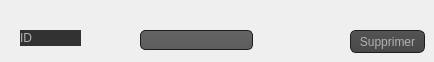
      <widget class="QWidget" name="tab_3">
       <attribute name="title">
        <string>Supprimer un reseau</string>
       </attribute>
       <widget class="QLineEdit" name="lineEdit_id_2">
        <property name="geometry">
         <rect>
          <x>140</x>
          <y>30</y>
          <width>113</width>
          <height>20</height>
         </rect>
        </property>
        <property name="styleSheet">
         <string notr="true">QToolTip
{
     border: 1px solid black;
     background-color: #ffa02f;
     padding: 1px;
     border-radius: 3px;
     opacity: 100;
}

QWidget
{
    color: #b1b1b1;
    background-color: #323232;
}

QWidget:item:hover
{
    background-color: QLinearGradient( x1: 0, y1: 0, x2: 0, y2: 1, stop: 0 #ffa02f, stop: 1 #ca0619);
    color: #000000;
}

QWidget:item:selected
{
    background-color: QLinearGradient( x1: 0, y1: 0, x2: 0, y2: 1, stop: 0 #ffa02f, stop: 1 #d7801a);
}

QMenuBar::item
{
    background: transparent;
}

QMenuBar::item:selected
{
    background: transparent;
    border: 1px solid #ffaa00;
}

QMenuBar::item:pressed
{
    background: #444;
    border: 1px solid #000;
    background-color: QLinearGradient(
        x1:0, y1:0,
        x2:0, y2:1,
        stop:1 #212121,
        stop:0.4 #343434/*,
        stop:0.2 #343434,
        stop:0.1 #ffaa00*/
    );
    margin-bottom:-1px;
    padding-bottom:1px;
}

QMenu
{
    border: 1px solid #000;
}

QMenu::item
{
    padding: 2px 20px 2px 20px;
}

QMenu::item:selected
{
    color: #000000;
}

QWidget:disabled
{
    color: #404040;
    background-color: #323232;
}

QAbstractItemView
{
    background-color: QLinearGradient( x1: 0, y1: 0, x2: 0, y2: 1, stop: 0 #4d4d4d, stop: 0.1 #646464, stop: 1 #5d5d5d);
}

QWidget:focus
{
    /*border: 2px solid QLinearGradient( x1: 0, y1: 0, x2: 0, y2: 1, stop: 0 #ffa02f, stop: 1 #d7801a);*/
}

QLineEdit
{
    background-color: QLinearGradient( x1: 0, y1: 0, x2: 0, y2: 1, stop: 0 #4d4d4d, stop: 0 #646464, stop: 1 #5d5d5d);
    padding: 1px;
    border-style: solid;
    border: 1px solid #1e1e1e;
    border-radius: 5;
}

QPushButton
{
    color: #b1b1b1;
    background-color: QLinearGradient( x1: 0, y1: 0, x2: 0, y2: 1, stop: 0 #565656, stop: 0.1 #525252, stop: 0.5 #4e4e4e, stop: 0.9 #4a4a4a, stop: 1 #464646);
    border-width: 1px;
    border-color: #1e1e1e;
    border-style: solid;
    border-radius: 6;
    padding: 3px;
    font-size: 12px;
    padding-left: 5px;
    padding-right: 5px;
}

QPushButton:pressed
{
    background-color: QLinearGradient( x1: 0, y1: 0, x2: 0, y2: 1, stop: 0 #2d2d2d, stop: 0.1 #2b2b2b, stop: 0.5 #292929, stop: 0.9 #282828, stop: 1 #252525);
}

QComboBox
{
    selection-background-color: #ffaa00;
    background-color: QLinearGradient( x1: 0, y1: 0, x2: 0, y2: 1, stop: 0 #565656, stop: 0.1 #525252, stop: 0.5 #4e4e4e, stop: 0.9 #4a4a4a, stop: 1 #464646);
    border-style: solid;
    border: 1px solid #1e1e1e;
    border-radius: 5;
}

QComboBox:hover,QPushButton:hover
{
    border: 2px solid QLinearGradient( x1: 0, y1: 0, x2: 0, y2: 1, stop: 0 #ffa02f, stop: 1 #d7801a);
}


QComboBox:on
{
    padding-top: 3px;
    padding-left: 4px;
    background-color: QLinearGradient( x1: 0, y1: 0, x2: 0, y2: 1, stop: 0 #2d2d2d, stop: 0.1 #2b2b2b, stop: 0.5 #292929, stop: 0.9 #282828, stop: 1 #252525);
    selection-background-color: #ffaa00;
}

QComboBox QAbstractItemView
{
    border: 2px solid darkgray;
    selection-background-color: QLinearGradient( x1: 0, y1: 0, x2: 0, y2: 1, stop: 0 #ffa02f, stop: 1 #d7801a);
}

QComboBox::drop-down
{
     subcontrol-origin: padding;
     subcontrol-position: top right;
     width: 15px;

     border-left-width: 0px;
     border-left-color: darkgray;
     border-left-style: solid; /* just a single line */
     border-top-right-radius: 3px; /* same radius as the QComboBox */
     border-bottom-right-radius: 3px;
 }

QComboBox::down-arrow
{
     image: url(:/down_arrow.png);
}

QGroupBox:focus
{
border: 2px solid QLinearGradient( x1: 0, y1: 0, x2: 0, y2: 1, stop: 0 #ffa02f, stop: 1 #d7801a);
}

QTextEdit:focus
{
    border: 2px solid QLinearGradient( x1: 0, y1: 0, x2: 0, y2: 1, stop: 0 #ffa02f, stop: 1 #d7801a);
}

QScrollBar:horizontal {
     border: 1px solid #222222;
     background: QLinearGradient( x1: 0, y1: 0, x2: 0, y2: 1, stop: 0.0 #121212, stop: 0.2 #282828, stop: 1 #484848);
     height: 7px;
     margin: 0px 16px 0 16px;
}

QScrollBar::handle:horizontal
{
      background: QLinearGradient( x1: 0, y1: 0, x2: 1, y2: 0, stop: 0 #ffa02f, stop: 0.5 #d7801a, stop: 1 #ffa02f);
      min-height: 20px;
      border-radius: 2px;
}

QScrollBar::add-line:horizontal {
      border: 1px solid #1b1b19;
      border-radius: 2px;
      background: QLinearGradient( x1: 0, y1: 0, x2: 1, y2: 0, stop: 0 #ffa02f, stop: 1 #d7801a);
      width: 14px;
      subcontrol-position: right;
      subcontrol-origin: margin;
}

QScrollBar::sub-line:horizontal {
      border: 1px solid #1b1b19;
      border-radius: 2px;
      background: QLinearGradient( x1: 0, y1: 0, x2: 1, y2: 0, stop: 0 #ffa02f, stop: 1 #d7801a);
      width: 14px;
     subcontrol-position: left;
     subcontrol-origin: margin;
}

QScrollBar::right-arrow:horizontal, QScrollBar::left-arrow:horizontal
{
      border: 1px solid black;
      width: 1px;
      height: 1px;
      background: white;
}

QScrollBar::add-page:horizontal, QScrollBar::sub-page:horizontal
{
      background: none;
}

QScrollBar:vertical
{
      background: QLinearGradient( x1: 0, y1: 0, x2: 1, y2: 0, stop: 0.0 #121212, stop: 0.2 #282828, stop: 1 #484848);
      width: 7px;
      margin: 16px 0 16px 0;
      border: 1px solid #222222;
}

QScrollBar::handle:vertical
{
      background: QLinearGradient( x1: 0, y1: 0, x2: 0, y2: 1, stop: 0 #ffa02f, stop: 0.5 #d7801a, stop: 1 #ffa02f);
      min-height: 20px;
      border-radius: 2px;
}

QScrollBar::add-line:vertical
{
      border: 1px solid #1b1b19;
      border-radius: 2px;
      background: QLinearGradient( x1: 0, y1: 0, x2: 0, y2: 1, stop: 0 #ffa02f, stop: 1 #d7801a);
      height: 14px;
      subcontrol-position: bottom;
      subcontrol-origin: margin;
}

QScrollBar::sub-line:vertical
{
      border: 1px solid #1b1b19;
      border-radius: 2px;
      background: QLinearGradient( x1: 0, y1: 0, x2: 0, y2: 1, stop: 0 #d7801a, stop: 1 #ffa02f);
      height: 14px;
      subcontrol-position: top;
      subcontrol-origin: margin;
}

QScrollBar::up-arrow:vertical, QScrollBar::down-arrow:vertical
{
      border: 1px solid black;
      width: 1px;
      height: 1px;
      background: white;
}


QScrollBar::add-page:vertical, QScrollBar::sub-page:vertical
{
      background: none;
}

QTextEdit
{
    background-color: #242424;
}

QPlainTextEdit
{
    background-color: #242424;
}

QHeaderView::section
{
    background-color: QLinearGradient(x1:0, y1:0, x2:0, y2:1, stop:0 #616161, stop: 0.5 #505050, stop: 0.6 #434343, stop:1 #656565);
    color: white;
    padding-left: 4px;
    border: 1px solid #6c6c6c;
}

QCheckBox:disabled
{
color: #414141;
}

QDockWidget::title
{
    text-align: center;
    spacing: 3px; /* spacing between items in the tool bar */
    background-color: QLinearGradient(x1:0, y1:0, x2:0, y2:1, stop:0 #323232, stop: 0.5 #242424, stop:1 #323232);
}

QDockWidget::close-button, QDockWidget::float-button
{
    text-align: center;
    spacing: 1px; /* spacing between items in the tool bar */
    background-color: QLinearGradient(x1:0, y1:0, x2:0, y2:1, stop:0 #323232, stop: 0.5 #242424, stop:1 #323232);
}

QDockWidget::close-button:hover, QDockWidget::float-button:hover
{
    background: #242424;
}

QDockWidget::close-button:pressed, QDockWidget::float-button:pressed
{
    padding: 1px -1px -1px 1px;
}

QDialog::separator
{
    background-color: QLinearGradient(x1:0, y1:0, x2:0, y2:1, stop:0 #161616, stop: 0.5 #151515, stop: 0.6 #212121, stop:1 #343434);
    color: white;
    padding-left: 4px;
    border: 1px solid #4c4c4c;
    spacing: 3px; /* spacing between items in the tool bar */
}

QDialog::separator:hover
{

    background-color: QLinearGradient(x1:0, y1:0, x2:0, y2:1, stop:0 #d7801a, stop:0.5 #b56c17 stop:1 #ffa02f);
    color: white;
    padding-left: 4px;
    border: 1px solid #6c6c6c;
    spacing: 3px; /* spacing between items in the tool bar */
}

QToolBar::handle
{
     spacing: 3px; /* spacing between items in the tool bar */
     background: url(:/images/handle.png);
}

QMenu::separator
{
    height: 2px;
    background-color: QLinearGradient(x1:0, y1:0, x2:0, y2:1, stop:0 #161616, stop: 0.5 #151515, stop: 0.6 #212121, stop:1 #343434);
    color: white;
    padding-left: 4px;
    margin-left: 10px;
    margin-right: 5px;
}

QProgressBar
{
    border: 2px solid grey;
    border-radius: 5px;
    text-align: center;
}

QProgressBar::chunk
{
    background-color: #d7801a;
    width: 2.15px;
    margin: 0.5px;
}

QTabBar::tab {
    color: #b1b1b1;
    border: 1px solid #444;
    border-bottom-style: none;
    background-color: #323232;
    padding-left: 10px;
    padding-right: 10px;
    padding-top: 3px;
    padding-bottom: 2px;
    margin-right: -1px;
}

QTabWidget::pane {
    border: 1px solid #444;
    top: 1px;
}

QTabBar::tab:last
{
    margin-right: 0; /* the last selected tab has nothing to overlap with on the right */
    border-top-right-radius: 3px;
}

QTabBar::tab:first:!selected
{
 margin-left: 0px; /* the last selected tab has nothing to overlap with on the right */


    border-top-left-radius: 3px;
}

QTabBar::tab:!selected
{
    color: #b1b1b1;
    border-bottom-style: solid;
    margin-top: 3px;
    background-color: QLinearGradient(x1:0, y1:0, x2:0, y2:1, stop:1 #212121, stop:.4 #343434);
}

QTabBar::tab:selected
{
    border-top-left-radius: 3px;
    border-top-right-radius: 3px;
    margin-bottom: 0px;
}

QTabBar::tab:!selected:hover
{
    /*border-top: 2px solid #ffaa00;
    padding-bottom: 3px;*/
    border-top-left-radius: 3px;
    border-top-right-radius: 3px;
    background-color: QLinearGradient(x1:0, y1:0, x2:0, y2:1, stop:1 #212121, stop:0.4 #343434, stop:0.2 #343434, stop:0.1 #ffaa00);
}

QRadioButton::indicator:checked, QRadioButton::indicator:unchecked{
    color: #b1b1b1;
    background-color: #323232;
    border: 1px solid #b1b1b1;
    border-radius: 6px;
}

QRadioButton::indicator:checked
{
    background-color: qradialgradient(
        cx: 0.5, cy: 0.5,
        fx: 0.5, fy: 0.5,
        radius: 1.0,
        stop: 0.25 #ffaa00,
        stop: 0.3 #323232
    );
}

QCheckBox::indicator{
    color: #b1b1b1;
    background-color: #323232;
    border: 1px solid #b1b1b1;
    width: 9px;
    height: 9px;
}

QRadioButton::indicator
{
    border-radius: 6px;
}

QRadioButton::indicator:hover, QCheckBox::indicator:hover
{
    border: 1px solid #ffaa00;
}

QCheckBox::indicator:checked
{
    image:url(:/images/checkbox.png);
}

QCheckBox::indicator:disabled, QRadioButton::indicator:disabled
{
    border: 1px solid #444;
}</string>
        </property>
       </widget>
       <widget class="QLabel" name="label_4">
        <property name="geometry">
         <rect>
          <x>20</x>
          <y>30</y>
          <width>61</width>
          <height>16</height>
         </rect>
        </property>
        <property name="styleSheet">
         <string notr="true">QToolTip
{
     border: 1px solid black;
     background-color: #ffa02f;
     padding: 1px;
     border-radius: 3px;
     opacity: 100;
}

QWidget
{
    color: #b1b1b1;
    background-color: #323232;
}

QWidget:item:hover
{
    background-color: QLinearGradient( x1: 0, y1: 0, x2: 0, y2: 1, stop: 0 #ffa02f, stop: 1 #ca0619);
    color: #000000;
}

QWidget:item:selected
{
    background-color: QLinearGradient( x1: 0, y1: 0, x2: 0, y2: 1, stop: 0 #ffa02f, stop: 1 #d7801a);
}

QMenuBar::item
{
    background: transparent;
}

QMenuBar::item:selected
{
    background: transparent;
    border: 1px solid #ffaa00;
}

QMenuBar::item:pressed
{
    background: #444;
    border: 1px solid #000;
    background-color: QLinearGradient(
        x1:0, y1:0,
        x2:0, y2:1,
        stop:1 #212121,
        stop:0.4 #343434/*,
        stop:0.2 #343434,
        stop:0.1 #ffaa00*/
    );
    margin-bottom:-1px;
    padding-bottom:1px;
}

QMenu
{
    border: 1px solid #000;
}

QMenu::item
{
    padding: 2px 20px 2px 20px;
}

QMenu::item:selected
{
    color: #000000;
}

QWidget:disabled
{
    color: #404040;
    background-color: #323232;
}

QAbstractItemView
{
    background-color: QLinearGradient( x1: 0, y1: 0, x2: 0, y2: 1, stop: 0 #4d4d4d, stop: 0.1 #646464, stop: 1 #5d5d5d);
}

QWidget:focus
{
    /*border: 2px solid QLinearGradient( x1: 0, y1: 0, x2: 0, y2: 1, stop: 0 #ffa02f, stop: 1 #d7801a);*/
}

QLineEdit
{
    background-color: QLinearGradient( x1: 0, y1: 0, x2: 0, y2: 1, stop: 0 #4d4d4d, stop: 0 #646464, stop: 1 #5d5d5d);
    padding: 1px;
    border-style: solid;
    border: 1px solid #1e1e1e;
    border-radius: 5;
}

QPushButton
{
    color: #b1b1b1;
    background-color: QLinearGradient( x1: 0, y1: 0, x2: 0, y2: 1, stop: 0 #565656, stop: 0.1 #525252, stop: 0.5 #4e4e4e, stop: 0.9 #4a4a4a, stop: 1 #464646);
    border-width: 1px;
    border-color: #1e1e1e;
    border-style: solid;
    border-radius: 6;
    padding: 3px;
    font-size: 12px;
    padding-left: 5px;
    padding-right: 5px;
}

QPushButton:pressed
{
    background-color: QLinearGradient( x1: 0, y1: 0, x2: 0, y2: 1, stop: 0 #2d2d2d, stop: 0.1 #2b2b2b, stop: 0.5 #292929, stop: 0.9 #282828, stop: 1 #252525);
}

QComboBox
{
    selection-background-color: #ffaa00;
    background-color: QLinearGradient( x1: 0, y1: 0, x2: 0, y2: 1, stop: 0 #565656, stop: 0.1 #525252, stop: 0.5 #4e4e4e, stop: 0.9 #4a4a4a, stop: 1 #464646);
    border-style: solid;
    border: 1px solid #1e1e1e;
    border-radius: 5;
}

QComboBox:hover,QPushButton:hover
{
    border: 2px solid QLinearGradient( x1: 0, y1: 0, x2: 0, y2: 1, stop: 0 #ffa02f, stop: 1 #d7801a);
}


QComboBox:on
{
    padding-top: 3px;
    padding-left: 4px;
    background-color: QLinearGradient( x1: 0, y1: 0, x2: 0, y2: 1, stop: 0 #2d2d2d, stop: 0.1 #2b2b2b, stop: 0.5 #292929, stop: 0.9 #282828, stop: 1 #252525);
    selection-background-color: #ffaa00;
}

QComboBox QAbstractItemView
{
    border: 2px solid darkgray;
    selection-background-color: QLinearGradient( x1: 0, y1: 0, x2: 0, y2: 1, stop: 0 #ffa02f, stop: 1 #d7801a);
}

QComboBox::drop-down
{
     subcontrol-origin: padding;
     subcontrol-position: top right;
     width: 15px;

     border-left-width: 0px;
     border-left-color: darkgray;
     border-left-style: solid; /* just a single line */
     border-top-right-radius: 3px; /* same radius as the QComboBox */
     border-bottom-right-radius: 3px;
 }

QComboBox::down-arrow
{
     image: url(:/down_arrow.png);
}

QGroupBox:focus
{
border: 2px solid QLinearGradient( x1: 0, y1: 0, x2: 0, y2: 1, stop: 0 #ffa02f, stop: 1 #d7801a);
}

QTextEdit:focus
{
    border: 2px solid QLinearGradient( x1: 0, y1: 0, x2: 0, y2: 1, stop: 0 #ffa02f, stop: 1 #d7801a);
}

QScrollBar:horizontal {
     border: 1px solid #222222;
     background: QLinearGradient( x1: 0, y1: 0, x2: 0, y2: 1, stop: 0.0 #121212, stop: 0.2 #282828, stop: 1 #484848);
     height: 7px;
     margin: 0px 16px 0 16px;
}

QScrollBar::handle:horizontal
{
      background: QLinearGradient( x1: 0, y1: 0, x2: 1, y2: 0, stop: 0 #ffa02f, stop: 0.5 #d7801a, stop: 1 #ffa02f);
      min-height: 20px;
      border-radius: 2px;
}

QScrollBar::add-line:horizontal {
      border: 1px solid #1b1b19;
      border-radius: 2px;
      background: QLinearGradient( x1: 0, y1: 0, x2: 1, y2: 0, stop: 0 #ffa02f, stop: 1 #d7801a);
      width: 14px;
      subcontrol-position: right;
      subcontrol-origin: margin;
}

QScrollBar::sub-line:horizontal {
      border: 1px solid #1b1b19;
      border-radius: 2px;
      background: QLinearGradient( x1: 0, y1: 0, x2: 1, y2: 0, stop: 0 #ffa02f, stop: 1 #d7801a);
      width: 14px;
     subcontrol-position: left;
     subcontrol-origin: margin;
}

QScrollBar::right-arrow:horizontal, QScrollBar::left-arrow:horizontal
{
      border: 1px solid black;
      width: 1px;
      height: 1px;
      background: white;
}

QScrollBar::add-page:horizontal, QScrollBar::sub-page:horizontal
{
      background: none;
}

QScrollBar:vertical
{
      background: QLinearGradient( x1: 0, y1: 0, x2: 1, y2: 0, stop: 0.0 #121212, stop: 0.2 #282828, stop: 1 #484848);
      width: 7px;
      margin: 16px 0 16px 0;
      border: 1px solid #222222;
}

QScrollBar::handle:vertical
{
      background: QLinearGradient( x1: 0, y1: 0, x2: 0, y2: 1, stop: 0 #ffa02f, stop: 0.5 #d7801a, stop: 1 #ffa02f);
      min-height: 20px;
      border-radius: 2px;
}

QScrollBar::add-line:vertical
{
      border: 1px solid #1b1b19;
      border-radius: 2px;
      background: QLinearGradient( x1: 0, y1: 0, x2: 0, y2: 1, stop: 0 #ffa02f, stop: 1 #d7801a);
      height: 14px;
      subcontrol-position: bottom;
      subcontrol-origin: margin;
}

QScrollBar::sub-line:vertical
{
      border: 1px solid #1b1b19;
      border-radius: 2px;
      background: QLinearGradient( x1: 0, y1: 0, x2: 0, y2: 1, stop: 0 #d7801a, stop: 1 #ffa02f);
      height: 14px;
      subcontrol-position: top;
      subcontrol-origin: margin;
}

QScrollBar::up-arrow:vertical, QScrollBar::down-arrow:vertical
{
      border: 1px solid black;
      width: 1px;
      height: 1px;
      background: white;
}


QScrollBar::add-page:vertical, QScrollBar::sub-page:vertical
{
      background: none;
}

QTextEdit
{
    background-color: #242424;
}

QPlainTextEdit
{
    background-color: #242424;
}

QHeaderView::section
{
    background-color: QLinearGradient(x1:0, y1:0, x2:0, y2:1, stop:0 #616161, stop: 0.5 #505050, stop: 0.6 #434343, stop:1 #656565);
    color: white;
    padding-left: 4px;
    border: 1px solid #6c6c6c;
}

QCheckBox:disabled
{
color: #414141;
}

QDockWidget::title
{
    text-align: center;
    spacing: 3px; /* spacing between items in the tool bar */
    background-color: QLinearGradient(x1:0, y1:0, x2:0, y2:1, stop:0 #323232, stop: 0.5 #242424, stop:1 #323232);
}

QDockWidget::close-button, QDockWidget::float-button
{
    text-align: center;
    spacing: 1px; /* spacing between items in the tool bar */
    background-color: QLinearGradient(x1:0, y1:0, x2:0, y2:1, stop:0 #323232, stop: 0.5 #242424, stop:1 #323232);
}

QDockWidget::close-button:hover, QDockWidget::float-button:hover
{
    background: #242424;
}

QDockWidget::close-button:pressed, QDockWidget::float-button:pressed
{
    padding: 1px -1px -1px 1px;
}
QDialog::separator
{
    background-color: QLinearGradient(x1:0, y1:0, x2:0, y2:1, stop:0 #161616, stop: 0.5 #151515, stop: 0.6 #212121, stop:1 #343434);
    color: white;
    padding-left: 4px;
    border: 1px solid #4c4c4c;
    spacing: 3px; /* spacing between items in the tool bar */
}

QDialog::separator:hover
{

    background-color: QLinearGradient(x1:0, y1:0, x2:0, y2:1, stop:0 #d7801a, stop:0.5 #b56c17 stop:1 #ffa02f);
    color: white;
    padding-left: 4px;
    border: 1px solid #6c6c6c;
    spacing: 3px; /* spacing between items in the tool bar */
}

QToolBar::handle
{
     spacing: 3px; /* spacing between items in the tool bar */
     background: url(:/images/handle.png);
}

QMenu::separator
{
    height: 2px;
    background-color: QLinearGradient(x1:0, y1:0, x2:0, y2:1, stop:0 #161616, stop: 0.5 #151515, stop: 0.6 #212121, stop:1 #343434);
    color: white;
    padding-left: 4px;
    margin-left: 10px;
    margin-right: 5px;
}

QProgressBar
{
    border: 2px solid grey;
    border-radius: 5px;
    text-align: center;
}

QProgressBar::chunk
{
    background-color: #d7801a;
    width: 2.15px;
    margin: 0.5px;
}

QTabBar::tab {
    color: #b1b1b1;
    border: 1px solid #444;
    border-bottom-style: none;
    background-color: #323232;
    padding-left: 10px;
    padding-right: 10px;
    padding-top: 3px;
    padding-bottom: 2px;
    margin-right: -1px;
}

QTabWidget::pane {
    border: 1px solid #444;
    top: 1px;
}

QTabBar::tab:last
{
    margin-right: 0; /* the last selected tab has nothing to overlap with on the right */
    border-top-right-radius: 3px;
}

QTabBar::tab:first:!selected
{
 margin-left: 0px; /* the last selected tab has nothing to overlap with on the right */


    border-top-left-radius: 3px;
}

QTabBar::tab:!selected
{
    color: #b1b1b1;
    border-bottom-style: solid;
    margin-top: 3px;
    background-color: QLinearGradient(x1:0, y1:0, x2:0, y2:1, stop:1 #212121, stop:.4 #343434);
}

QTabBar::tab:selected
{
    border-top-left-radius: 3px;
    border-top-right-radius: 3px;
    margin-bottom: 0px;
}

QTabBar::tab:!selected:hover
{
    /*border-top: 2px solid #ffaa00;
    padding-bottom: 3px;*/
    border-top-left-radius: 3px;
    border-top-right-radius: 3px;
    background-color: QLinearGradient(x1:0, y1:0, x2:0, y2:1, stop:1 #212121, stop:0.4 #343434, stop:0.2 #343434, stop:0.1 #ffaa00);
}

QRadioButton::indicator:checked, QRadioButton::indicator:unchecked{
    color: #b1b1b1;
    background-color: #323232;
    border: 1px solid #b1b1b1;
    border-radius: 6px;
}

QRadioButton::indicator:checked
{
    background-color: qradialgradient(
        cx: 0.5, cy: 0.5,
        fx: 0.5, fy: 0.5,
        radius: 1.0,
        stop: 0.25 #ffaa00,
        stop: 0.3 #323232
    );
}

QCheckBox::indicator{
    color: #b1b1b1;
    background-color: #323232;
    border: 1px solid #b1b1b1;
    width: 9px;
    height: 9px;
}

QRadioButton::indicator
{
    border-radius: 6px;
}

QRadioButton::indicator:hover, QCheckBox::indicator:hover
{
    border: 1px solid #ffaa00;
}

QCheckBox::indicator:checked
{
    image:url(:/images/checkbox.png);
}

QCheckBox::indicator:disabled, QRadioButton::indicator:disabled
{
    border: 1px solid #444;
}</string>
        </property>
        <property name="text">
         <string>ID</string>
        </property>
       </widget>
       <widget class="QPushButton" name="pb_supprimer">
        <property name="geometry">
         <rect>
          <x>350</x>
          <y>30</y>
          <width>75</width>
          <height>23</height>
         </rect>
        </property>
        <property name="styleSheet">
         <string notr="true">QPushButton
{
    color: #b1b1b1;
    background-color: QLinearGradient( x1: 0, y1: 0, x2: 0, y2: 1, stop: 0 #565656, stop: 0.1 #525252, stop: 0.5 #4e4e4e, stop: 0.9 #4a4a4a, stop: 1 #464646);
    border-width: 1px;
    border-color: #1e1e1e;
    border-style: solid;
    border-radius: 6;
    padding: 3px;
    font-size: 12px;
    padding-left: 5px;
    padding-right: 5px;
}

QPushButton:pressed
{
    background-color: QLinearGradient( x1: 0, y1: 0, x2: 0, y2: 1, stop: 0 #2d2d2d, stop: 0.1 #2b2b2b, stop: 0.5 #292929, stop: 0.9 #282828, stop: 1 #252525);
}</string>
        </property>
        <property name="text">
         <string>Supprimer</string>
        </property>
       </widget>
      </widget>
